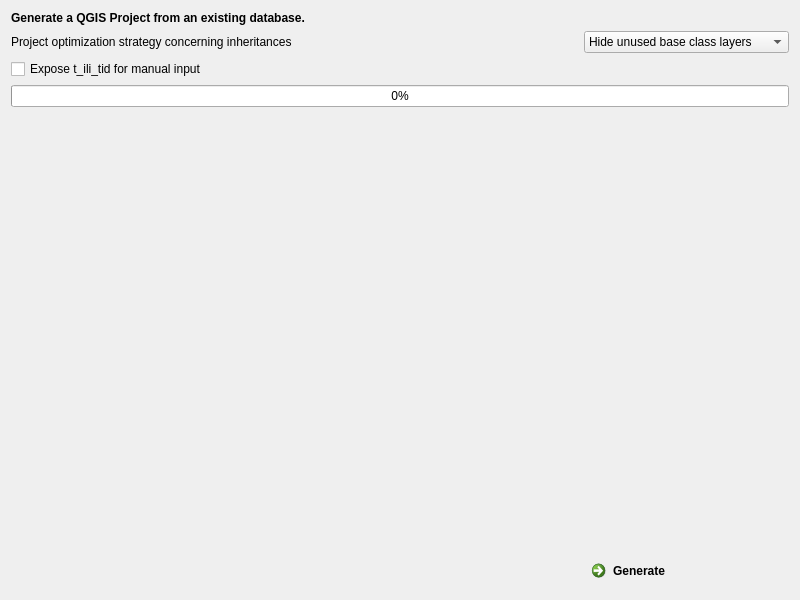
<?xml version="1.0" encoding="UTF-8"?>
<ui version="4.0">
 <class>InterlisImport</class>
 <widget class="QDialog" name="InterlisImport">
  <property name="geometry">
   <rect>
    <x>0</x>
    <y>0</y>
    <width>800</width>
    <height>600</height>
   </rect>
  </property>
  <property name="windowTitle">
   <string>Select Files</string>
  </property>
  <layout class="QGridLayout" name="gridLayout">
   <item row="2" column="0">
    <widget class="QLabel" name="label">
     <property name="sizePolicy">
      <sizepolicy hsizetype="Fixed" vsizetype="Preferred">
       <horstretch>0</horstretch>
       <verstretch>0</verstretch>
      </sizepolicy>
     </property>
     <property name="toolTip">
      <string>&lt;html&gt;&lt;head/&gt;&lt;body&gt;&lt;p&gt;If you don't get it - nevermind and keep the default. If it's not like expected - try again with 'No optimization'...&lt;/p&gt;&lt;/body&gt;&lt;/html&gt;</string>
     </property>
     <property name="text">
      <string>Project optimization strategy concerning inheritances</string>
     </property>
    </widget>
   </item>
   <item row="5" column="0">
    <spacer name="verticalSpacer">
     <property name="orientation">
      <enum>Qt::Vertical</enum>
     </property>
     <property name="sizeHint" stdset="0">
      <size>
       <width>20</width>
       <height>40</height>
      </size>
     </property>
    </spacer>
   </item>
   <item row="7" column="1">
    <widget class="QCommandLinkButton" name="create_project_button">
     <property name="text">
      <string>Generate</string>
     </property>
    </widget>
   </item>
   <item row="7" column="0">
    <spacer name="horizontalSpacer">
     <property name="orientation">
      <enum>Qt::Horizontal</enum>
     </property>
     <property name="sizeHint" stdset="0">
      <size>
       <width>40</width>
       <height>20</height>
      </size>
     </property>
    </spacer>
   </item>
   <item row="4" column="0" colspan="2">
    <widget class="QProgressBar" name="progress_bar">
     <property name="value">
      <number>0</number>
     </property>
    </widget>
   </item>
   <item row="0" column="0" colspan="2">
    <widget class="QLabel" name="description">
     <property name="minimumSize">
      <size>
       <width>0</width>
       <height>0</height>
      </size>
     </property>
     <property name="font">
      <font>
       <bold>true</bold>
      </font>
     </property>
     <property name="text">
      <string>Generate a QGIS Project from an existing database.</string>
     </property>
     <property name="alignment">
      <set>Qt::AlignLeading|Qt::AlignLeft|Qt::AlignTop</set>
     </property>
     <property name="wordWrap">
      <bool>true</bool>
     </property>
    </widget>
   </item>
   <item row="2" column="1">
    <widget class="QComboBox" name="optimize_combo">
     <property name="sizePolicy">
      <sizepolicy hsizetype="Maximum" vsizetype="Fixed">
       <horstretch>0</horstretch>
       <verstretch>0</verstretch>
      </sizepolicy>
     </property>
     <property name="toolTip">
      <string>&lt;html&gt;&lt;head/&gt;&lt;body&gt;&lt;p&gt;&lt;span style=&quot; font-weight:600;&quot;&gt;Hide unused base class layers:&lt;/span&gt;&lt;/p&gt;&lt;p&gt;- Base class layers with same named extensions will be &lt;span style=&quot; font-style:italic;&quot;&gt;hidden&lt;/span&gt; and and base class layers with multiple extensions as well. Except if the extension is in the same model, then it's will &lt;span style=&quot; font-style:italic;&quot;&gt;not&lt;/span&gt; be &lt;span style=&quot; font-style:italic;&quot;&gt;hidden&lt;/span&gt; but &lt;span style=&quot; font-style:italic;&quot;&gt;renamed&lt;/span&gt;.&lt;/p&gt;&lt;p&gt;- Relations of hidden layers will &lt;span style=&quot; font-style:italic;&quot;&gt;not&lt;/span&gt; be &lt;span style=&quot; font-style:italic;&quot;&gt;created&lt;/span&gt; and with them &lt;span style=&quot; font-style:italic;&quot;&gt;no&lt;/span&gt; widgets&lt;br/&gt;&lt;/p&gt;&lt;p&gt;&lt;span style=&quot; font-weight:600;&quot;&gt;Group unused base class layers:&lt;/span&gt;&lt;/p&gt;&lt;p&gt;- Base class layers with same named extensions will be &lt;span style=&quot; font-style:italic;&quot;&gt;collected in a group&lt;/span&gt; and base class layers with multiple extensions as well. Except if the extension is in the same model, then it's will &lt;span style=&quot; font-style:italic;&quot;&gt;not&lt;/span&gt; be &lt;span style=&quot; font-style:italic;&quot;&gt;grouped&lt;/span&gt; but &lt;span style=&quot; font-style:italic;&quot;&gt;renamed&lt;/span&gt;.&lt;/p&gt;&lt;p&gt;- Relations of grouped layers will be &lt;span style=&quot; font-style:italic;&quot;&gt;created&lt;/span&gt; but the widgets &lt;span style=&quot; font-style:italic;&quot;&gt;not applied&lt;/span&gt; to the form.&lt;/p&gt;&lt;/body&gt;&lt;/html&gt;</string>
     </property>
     <item>
      <property name="text">
       <string>Hide unused base class layers</string>
      </property>
     </item>
     <item>
      <property name="text">
       <string>Group unused base class layers</string>
      </property>
     </item>
     <item>
      <property name="text">
       <string>No optimization</string>
      </property>
     </item>
    </widget>
   </item>
   <item row="3" column="0" colspan="2">
    <widget class="QCheckBox" name="expose_t_ili_tid_checkbox">
     <property name="text">
      <string>Expose t_ili_tid for manual input</string>
     </property>
    </widget>
   </item>
  </layout>
 </widget>
 <resources/>
 <connections/>
</ui>
